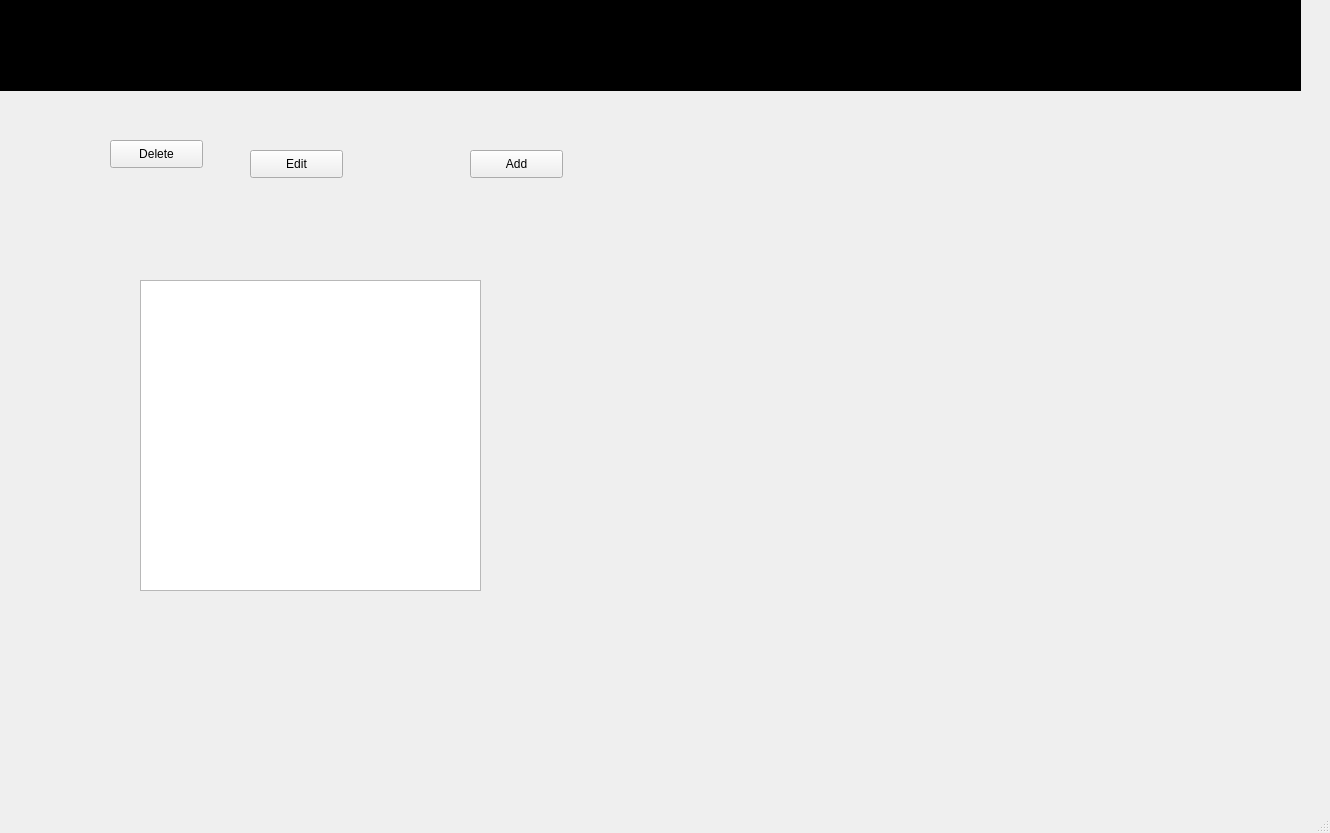
<?xml version="1.0" encoding="UTF-8"?>
<ui version="4.0">
 <class>MainWindow</class>
 <widget class="QMainWindow" name="MainWindow">
  <property name="geometry">
   <rect>
    <x>0</x>
    <y>0</y>
    <width>1330</width>
    <height>833</height>
   </rect>
  </property>
  <property name="windowTitle">
   <string>MainWindow</string>
  </property>
  <widget class="QWidget" name="centralwidget">
   <widget class="QPushButton" name="pushButton">
    <property name="geometry">
     <rect>
      <x>470</x>
      <y>150</y>
      <width>93</width>
      <height>28</height>
     </rect>
    </property>
    <property name="text">
     <string>Add</string>
    </property>
   </widget>
   <widget class="QPushButton" name="pushButton_2">
    <property name="geometry">
     <rect>
      <x>110</x>
      <y>140</y>
      <width>93</width>
      <height>28</height>
     </rect>
    </property>
    <property name="text">
     <string>Delete</string>
    </property>
   </widget>
   <widget class="QPushButton" name="pushButton_3">
    <property name="geometry">
     <rect>
      <x>250</x>
      <y>150</y>
      <width>93</width>
      <height>28</height>
     </rect>
    </property>
    <property name="text">
     <string>Edit</string>
    </property>
   </widget>
   <widget class="QWidget" name="widget" native="true">
    <property name="geometry">
     <rect>
      <x>0</x>
      <y>0</y>
      <width>1301</width>
      <height>91</height>
     </rect>
    </property>
    <property name="styleSheet">
     <string notr="true">background-color: rgb(0, 0, 0);</string>
    </property>
    <layout class="QVBoxLayout" name="verticalLayout">
     <item>
      <widget class="QLabel" name="label">
       <property name="maximumSize">
        <size>
         <width>60</width>
         <height>60</height>
        </size>
       </property>
       <property name="text">
        <string/>
       </property>
       <property name="pixmap">
        <pixmap>../image/steam logo.jpg</pixmap>
       </property>
       <property name="scaledContents">
        <bool>true</bool>
       </property>
      </widget>
     </item>
    </layout>
   </widget>
   <widget class="QListWidget" name="test">
    <property name="geometry">
     <rect>
      <x>140</x>
      <y>280</y>
      <width>341</width>
      <height>311</height>
     </rect>
    </property>
   </widget>
  </widget>
  <widget class="QMenuBar" name="menubar">
   <property name="geometry">
    <rect>
     <x>0</x>
     <y>0</y>
     <width>1330</width>
     <height>26</height>
    </rect>
   </property>
  </widget>
  <widget class="QStatusBar" name="statusbar"/>
 </widget>
 <resources/>
 <connections/>
</ui>
